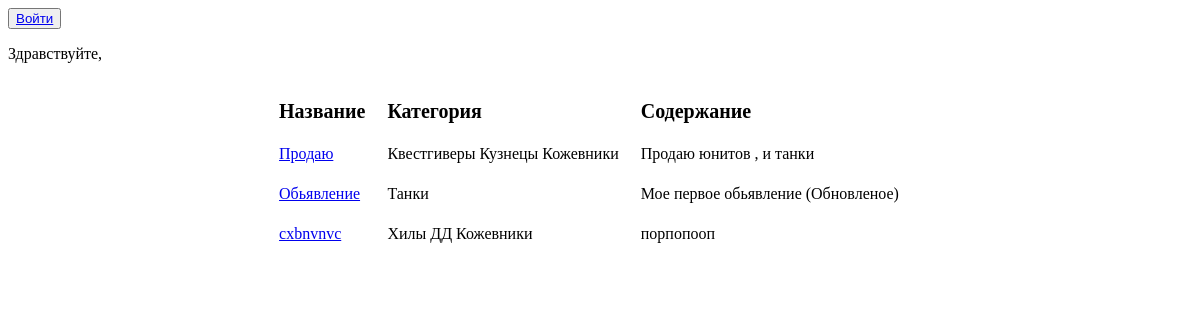
The page /posts/ on the database as committed earlier.
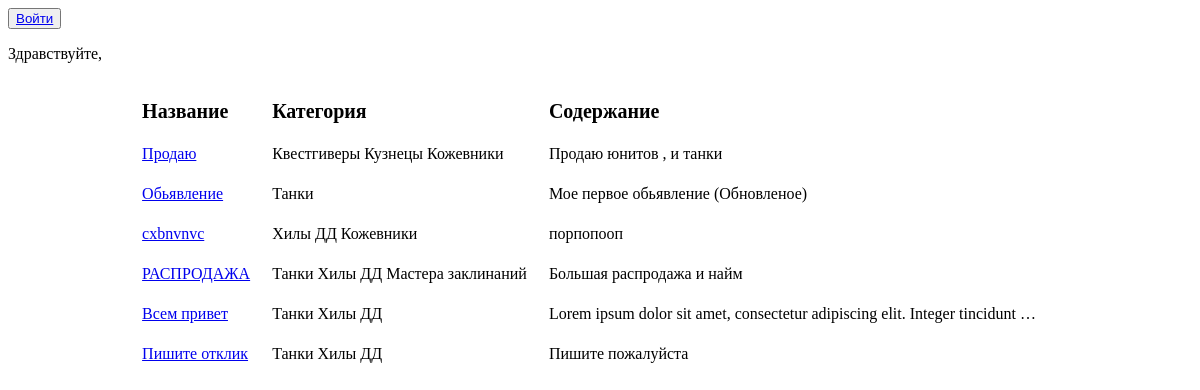
The same page on the database as committed later.
### board/models.py (models this page shows, shortened)
class Post(models.Model):
    post_author = models.ForeignKey(User, on_delete=models.CASCADE)
    category = models.ManyToManyField(Category)
    title = models.CharField(max_length=50)
    content = models.TextField()

class Category(models.Model):
    name = models.CharField(max_length=255, unique=True)
    def __str__(self):
        return self.name

### board/views.py (the view)
# urls.py: path('', PostsList.as_view(), name='posts'),
class PostsList(ListView):
    model = Post
    template_name = 'posts_template.html'
    context_object_name = 'posts'
    def get_context_data(self, **kwargs):
        context = super().get_context_data(**kwargs)
        context['is_logged'] = self.request.user.is_authenticated
        context['current_user'] = self.request.user
        context['user_is_staff'] = self.request.user.is_staff
        return context

### templates/posts_template.html (shortened to what this page needs)
<!DOCTYPE html>
<html lang="en">
<head>
</head>
<body>
    {% if is_logged %}
        <button> <a href="{% url 'postcreate' %}"> Опубликовать обьявление</a> </button>
        <button><a href="{% url 'replies' %}">Мои отклики</a></button>
        <button><a href="{% url 'logout' %}">Выйти</a></button>
        {% if user_is_staff %}
            <button><a href="{% url 'send_mails' %}">Сделать новостную рассылку</a></button>
        {% endif %}
    {% else %}
        <button><a href="{% url 'login' %}">Войти</a></button>
    {% endif %}
    <p>Здравствуйте, {{ user.username }}</p>
    {% if posts %}
    <table align="center" cellspacing=20>
           <tr>
               <td style="font-size:20px"><b>Название</b></td>
               <td style="font-size:20px"><b>Категория</b></td>
               <td style="font-size:20px"><b>Содержание</b></td>
           </tr>
           {% for post in posts %}
           <tr>
               <td><a href="{% url 'post' post.id %}">{{ post.title }}</a></td>
               <td>
                   {% for cat in post.category.all %}
                   {{ cat }}
                   {% endfor %}
               </td>
               <td>{{ post.content|truncatewords:10}}</td>
               <td>
               </td>
           </tr>
           {% endfor %}
       </table>
   {% else %}
       <h2>Новостей нет!</h2>
   {% endif %}
</body>
</html>

Rows that differ between the two databases and show on the page:
added Post: title "РАСПРОДАЖА", content "Большая распродажа и найм", Category (name "Танки"), Category (name "Хилы"), Category (name "ДД")
now on this page (row unchanged): Category: name "Мастера заклинаний", shown under "РАСПРОДАЖА"
added Post: title "Всем привет", content "Lorem ipsum dolor sit amet, consectetur adipiscing elit. Integer tincidunt …", Category (name "Танки"), Category (name "Хилы"), Category (name "ДД")
added Post: title "Пишите отклик", content "Пишите пожалуйста", Category (name "Танки"), Category (name "Хилы"), Category (name "ДД")
